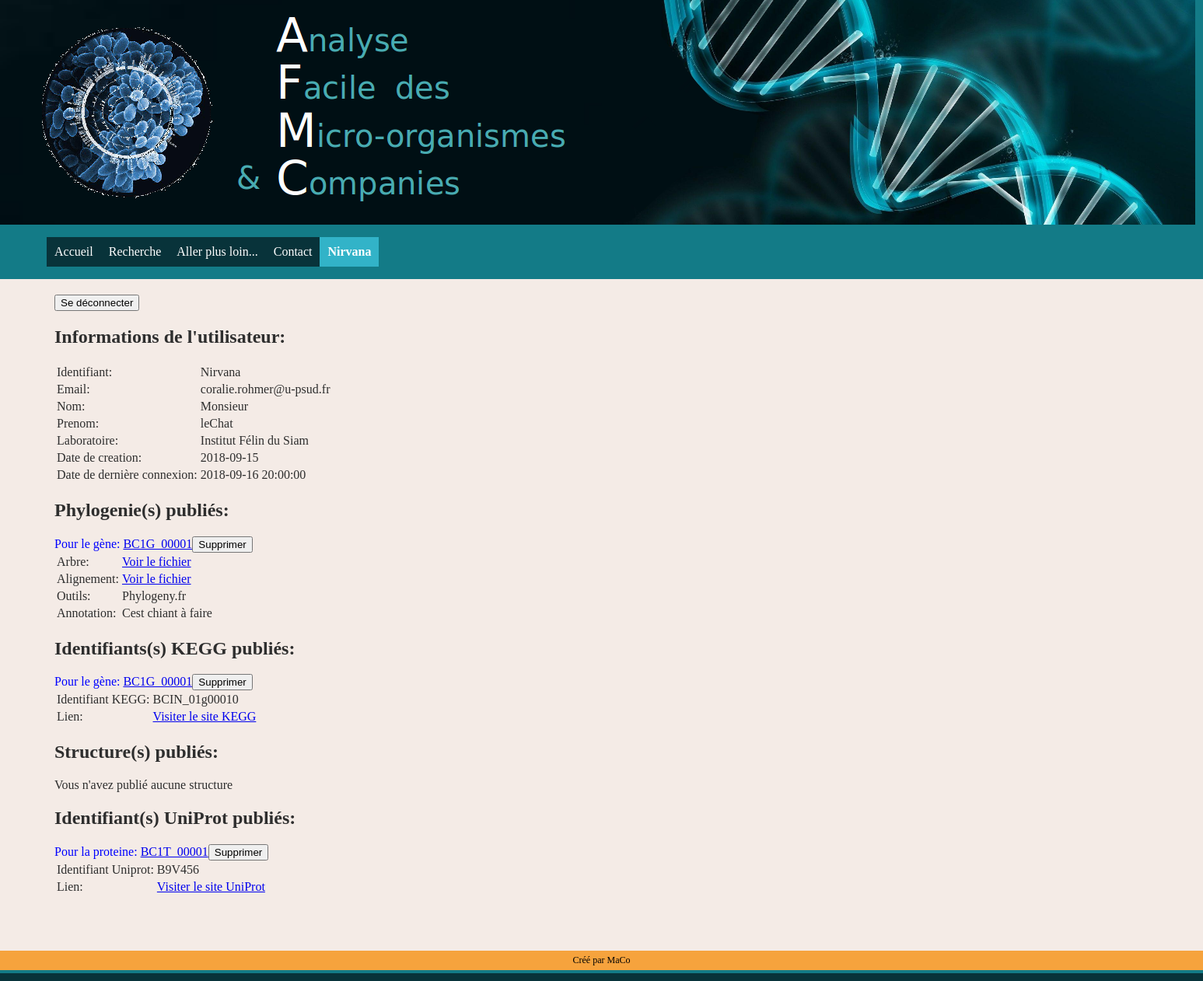
The app's page /user/HomeUser.php (signed in) with its own data.
### tables this page shows
CREATE TABLE IF NOT EXISTS User (
	idUser INT UNSIGNED NOT NULL AUTO_INCREMENT,
	alias VARCHAR(100),
	mdp VARCHAR(100) not null,
	email VARCHAR(100) not null,
	civilite varchar(4),
	nom VARCHAR(50),
	prenom VARCHAR(50),
	nomLabo VARCHAR(100),
	dateDeCreation DATE,
	dateDerniereCo DATETIME,

	PRIMARY KEY (idUser)
);

CREATE TABLE IF NOT EXISTS Phylogenie(
  idGene CHAR(10) NOT NULL,
  idUser int unsigned,
  nomFichierArbre VARCHAR(100) NOT NULL,
  nomFichierAlignement VARCHAR(100) NOT NULL,
  outil VARCHAR(100) NOT NULL,
  annotation TEXT,

  PRIMARY KEY (idGene,idUser),
  CONSTRAINT fk_idGenePhylo
        FOREIGN KEY (idGene)
        REFERENCES Gene(idGene),
  CONSTRAINT fk_idUserPhylo
        FOREIGN KEY (idUser)
        REFERENCES User(idUser)
);

CREATE TABLE IF NOT EXISTS KEGG(
	idGene CHAR(10),
	idUser int unsigned,
	codeGene VARCHAR(100),
	organisme CHAR(3),

	PRIMARY KEY (idGene,idUser),
	CONSTRAINT fk_idGeneKEGG
        FOREIGN KEY (idGene)
        REFERENCES Gene(idGene),
	CONSTRAINT fk_idUserKEGG
        FOREIGN KEY (idUser)
        REFERENCES User(idUser)
);

CREATE TABLE IF NOT EXISTS UniProt(
	idProt CHAR(10),
	idUser int unsigned,
	codeUniProt VARCHAR(100),

	PRIMARY KEY (idProt,idUser),
	CONSTRAINT fk_idProtUniProt
        FOREIGN KEY (idProt)
        REFERENCES Proteine(idProt),
	CONSTRAINT fk_idUserUniProt
        FOREIGN KEY (idUser)
        REFERENCES User(idUser)
);

### user/HomeUser.php (the view, shortened to what this page needs)
<!DOCTYPE html>
<html lang="fr">
<?php
	include("../DatabaseConnection.php");
?>
<head>
    <link rel="stylesheet" type="text/css" href="../AFMC.css">
  </head>
  <body>
	<?php include("../Title2.php"); ?>
	<?php include("../Menu.php"); ?>
	<div id="conteneur">
		<section>
		<form action="LogIn.php" method="post">
			<input type="submit" value="Se déconnecter">
		</form>
		<?php
			$answer = $bdd->prepare('SELECT idUser,alias,email,nom,prenom,nomLabo,dateDeCreation,dateDerniereCo FROM User WHERE alias = ?');
			$answer->execute(array($user));
			echo "<h1>Informations de l'utilisateur:</h1>";
			echo "<TABLE>";
			while ($data = $answer->fetch())
			{
	            echo '<TR><TD>'.'Identifiant: '.'</TD><TD>'.$data['alias'].'</TD></TR>'.'<TR><TD>'.'Email:  '.'</TD><TD>'.$data['email'].'</TD></TR>'.
	            '<TR><TD>'.'Nom: '.'</TD><TD>'.$data['nom'].'</TD></TR>'.
	            '<TR><TD>'.'Prenom: '.'</TD><TD>'.$data['prenom'].'</TD></TR>'.
	            '<TR><TD>'.'Laboratoire: '.'</TD><TD>'.$data['nomLabo'].'</TD></TR>'.
	            '<TR><TD>'.'Date de creation: '.'</TD><TD>'.$data['dateDeCreation'].'</TD></TR>'.
	            '<TR><TD>'.'Date de dernière connexion: '.'</TD><TD>'.$data['dateDerniereCo'].'</TD></TR>';
			}
			echo "</TABLE>";
			echo '<h1>Phylogenie(s) publiés:</h1>';
			$answerPhylo = $bdd->prepare('SELECT idGene,nomFichierArbre,nomFichierAlignement,outil,annotation FROM Phylogenie ph JOIN User u WHERE ph.idUser=u.idUser AND u.alias=?');
			$answerPhylo->execute(array($user));
	        while ($data = $answerPhylo->fetch())
	        {
	        	echo "<bleu>Pour le gène: <a href=../genes/GeneSheet.php?gene=".$data['idGene'].">".$data['idGene']."</a></bleu>";
				echo '<TABLE><form action="HomeUser.php" method="post">';
				echo '<input type="submit" name="phylo" value="Supprimer"></form>';
				echo "<TR><TD>Arbre:</TD><TD><a href=../genes/".$data['nomFichierArbre'].">Voir le fichier</a></TD></TR>
				<TR><TD>Alignement:</TD><TD><a href=../genes/".$data['nomFichierAlignement'].">Voir le fichier</a></TD></TR>
				<TR><TD>Outils:</TD><TD>".$data['outil']."</TD></TR>
				<TR><TD>Annotation:</TD><TD>".$data['annotation']."</TD></TR>";
				echo "</TABLE>";
	        }
	        echo '<h1>Identifiants(s) KEGG publiés:</h1>';
			$answerKEGG = $bdd->prepare('SELECT u.idUser,idGene,codeGene,organisme FROM KEGG k JOIN User u WHERE u.alias = ? AND k.idUser=u.idUser;');
			$answerKEGG->execute(array($user));
	        while ($data = $answerKEGG->fetch())
	        {
	        	echo "<bleu>Pour le gène: <a href=../genes/GeneSheet.php?gene=".$data['idGene'].">".$data['idGene']."</a></bleu>";
				echo '<TABLE><form action="HomeUser.php" method="post">';
				echo '<input type="submit" name="kegg" value="Supprimer"></form>';
				echo "<TABLE><TR><TD>Identifiant KEGG:</TD><TD>".$data['codeGene']."</TD></TR>
				<TR><TD>Lien:</TD><TD><a href=https://www.genome.jp/dbget-bin/www_bget?".$data['organisme'].":".$data['codeGene'].">Visiter le site KEGG</a></TD></TR>";
				echo "</TABLE>";
	        }
			echo '<h1>Structure(s) publiés:</h1>';
	        $compteurStruc=0;
	        if ($compteurStruc==0){echo "Vous n'avez publié aucune structure";}
	        echo '<h1>Identifiant(s) UniProt publiés:</h1>';
			$answerUniProt= $bdd->prepare('SELECT u.idUser,idProt,codeUniProt FROM UniProt un JOIN User u WHERE u.alias=? AND un.idUser=u.idUser;');
			$answerUniProt->execute(array($user));
	        while ($data = $answerUniProt->fetch())
	        {
	        	echo "<bleu>Pour la proteine: <a href=../proteines/ProtSheet.php?prot=".$data['idProt'].">".$data['idProt']."</a></bleu>";
	        	echo '<TABLE><form action="HomeUser.php" method="post">';
				echo '<input type="submit" name="uniprot" value="Supprimer"></form>';
				echo "<TABLE><TR><TD>Identifiant Uniprot:</TD><TD>".$data['codeUniProt']."</TD></TR>
				<TR><TD>Lien:</TD><TD><a href=https://www.uniprot.org/uniprot/".$data['codeUniProt'].">Visiter le site UniProt</a></TD></TR>";
				echo "</TABLE>";
	        }
		?>
        </section>
	</div>
	<?php include("../Footer.php"); ?>
  </body>
</html>

### DatabaseConnection.php (shortened to what this page needs)
<!DOCTYPE html>
<html lang="fr">
</html>

### Title2.php (shortened to what this page needs)
<!DOCTYPE html>
<html lang="fr">
<head>
    <link rel="stylesheet" type="text/css" href="AFMC.css">
  </head>
	<div id="image_header">
		<?php echo '<img src="../Titre.png" alt="bandeau de tete" />';?>
	</div>
</html>

### Menu.php (shortened to what this page needs)
<!DOCTYPE html>
<html lang="fr">
  <head>
    <link rel="stylesheet" type="text/css" href="AFMC.css">
  </head>
  <?php
  	$navigation_home="\"navigation_out\"";
  	$navigation_aller_plus_loin="\"navigation_out\"";
  	$navigation_contact="\"navigation_out\"";
  	$navigation_search="\"navigation_out\"";
  	$navigation_user="\"navigation_out\"";
  	$home_path="Home.php";
  	$contact_path="Contact.php";
  	$aller_plus_loin_path="Aller_plus_loin.php";
  	$search_path="search/Search.php";
  	$user_path="user/HomeUser.php";
  	$logIn_path="user/LogIn.php";
	if ((isset($_SESSION['currentPage'])) && ($_SESSION['currentPage'] != '')){
		$currentPage=$_SESSION['currentPage'];
		if ($currentPage=="home"){
			$navigation_home="\"navigation_in\"";
		}
		else if ($currentPage=="general_data"){
				$navigation_general_data="\"navigation_in\"";
					}
						else if ($currentPage==="aller_plus_loin"){
								$navigation_aller_plus_loin="\"navigation_in\"";
							}
						else if ($currentPage==="contact"){
								$navigation_contact="\"navigation_in\"";
								}
								else if ($currentPage=="user"){
										$navigation_user="\"navigation_in\"";
										$home_path="../Home.php";
										$aller_plus_loin_path="../Aller_plus_loin.php";
										$contact_path="../Contact.php";
										$search_path="../search/Search.php";
										$logIn_path="LogIn.php";
										$user_path="HomeUser.php";
									}
	}
	?>
  <body>
	 <div id="menu_home">
			<p class=<?php echo $navigation_home ?> >
				<a href="<?php echo $home_path ?>" class="nav">Accueil</a><br>
			</p>
			<?php
			echo "<p class=$navigation_search><a href=\"$search_path\" class=\"nav\">Recherche</a><br>
					</p>
					<p class=$navigation_aller_plus_loin>
						<a href=\"$aller_plus_loin_path\" class=\"nav\">Aller plus loin...</a><br>
					</p>
					<p class=$navigation_contact>
						<a href=\"$contact_path\" class=\"nav\">Contact</a><br>
					</p>";
			if ((isset($_SESSION['user'])) && ($_SESSION['user'] != '')){
				$user=$_SESSION['user'];
				echo "<p class=$navigation_user>
						<a href=\"$user_path\" class=\"nav\">$user</a><br>
					</p>";
			}
			else{
			echo "<p class=$navigation_user>
						<a href=\"$logIn_path\" class=\"nav\">Se connecter</a><br>
			</p>";
			}
			?>
	</div>
  </body>
</html>

### Footer.php (shortened to what this page needs)
<!DOCTYPE html>
<html lang="fr">
  <head>
    <link rel="stylesheet" type="text/css" href="AFMC.css">
  </head>
  <body>
	<div id="footer_up">
		<div id="footer_up_inside">
		Créé par MaCo
		</div>
	</div>
	<div id="footer_bottom">
	</div>
	<div id="footer_bottom_bottom">
	</div>
  </body>
</html>

### AFMC.css (style rules this page uses)
:root { --NEUTRAL_COLOR: rgb(92,97,101); --COLD_COLOR1: rgb(19,123,135); --COLD_COLOR2: rgb(50,179,200); --WARM_COLOR: rgb(246,163,61); }
bleu { color: blue; }
html { height: 100%; }
body { min-height: 100%; margin: 0; padding: 0; }
#menu_home { background-color: var(--COLD_COLOR1); padding: 0px 60px; display: flex; }
#image_header { background-color: var(--COLD_COLOR1); display: flex; }
p.navigation_in { background-color: var(--COLD_COLOR2) ; padding: 10px; font-weight: bold; }
p.navigation_out { background-color: rgb(008,051,058); padding: 10px; }
a.nav { text-decoration: none; color:white; }
#conteneur { background-color: rgb(244,235,230) ; display: flex; flex-wrap:nowrap; height: 100%; }
section { text-align: justify; width: 800px; border: 0; border-radius: 30px; margin: 70px; color:rgb(46,46,46); margin-top:20px; }
#footer_up { background-color: var(--WARM_COLOR) ; padding: 5px; border: 0px; margin: 0; flex-wrap:nowrap; }
#footer_bottom { background-color: var(--COLD_COLOR1) ; flex-wrap:nowrap; padding: 2px; }
#footer_bottom_bottom { background-color: rgb(008,051,058); flex-wrap:nowrap; padding: 5px; }
#footer_up_inside { display: flex; justify-content: center; align-items: center; font-size: 12px; }

### records on screen
user: alias "Nirvana", email "coralie.rohmer@u-psud.fr", nom "Monsieur", prenom "leChat", nomLabo "Institut Félin du Siam", dateDeCreation "2018-09-15", dateDerniereCo "2018-09-16 20:00:00"
phylogenie: idGene "BC1G_00001", outil "Phylogeny.fr", annotation "Cest chiant à faire"
kegg: idGene "BC1G_00001", codeGene "BCIN_01g00010"
uniprot: idProt "BC1T_00001", codeUniProt "B9V456"

### other values on screen
$user "Nirvana"
